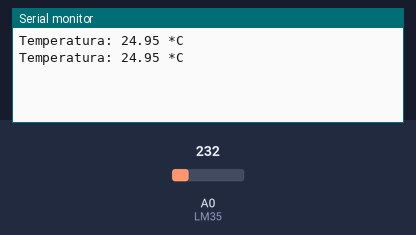
The sketch below on a simulated Arduino Uno, built with avr-gcc and run on an emulated ATmega328P. Parts: the last lines printed to the serial monitor. Inputs (shaded band) come from the test bench; at power-on: A0 (LM35) = 232.

Above: at 1.8 s.
1.9 s: A0 (LM35) set to 250
At 2.8 s:
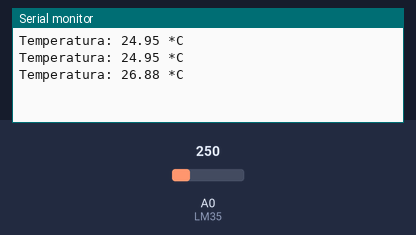
3.4 s: A0 (LM35) set to 266
At 4.8 s:
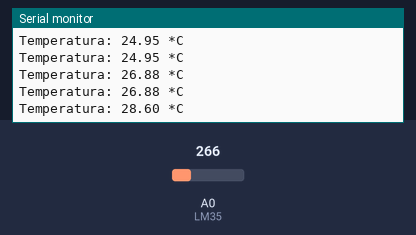
Timing chart, 0 to 6.4 s (numbered marks = the images above; inputs shaded):
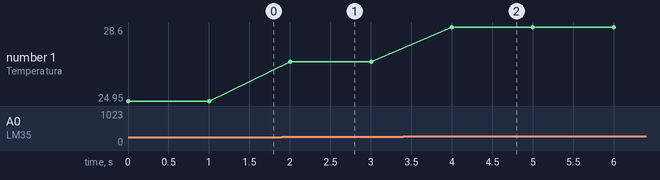

Measured:
- after the input at 1.9 s, the serial monitor: prints a new line after 0.10 s (image 1)
- after the input at 3.4 s, the serial monitor: prints a new line after 0.60 s (image 2)
- plotted number 1: 24.95 → 26.88 after the input at 1.9 s, 26.88 → 28.6 after the input at 3.4 s

The sketch:

SensorTemp.ino
```cpp
/***** MODULO 2 *****/

const int LM35 = 0;
float temperatura = 0;
int ADClido = 0;

void setup() {
  Serial.begin(9600);
  analogReference(INTERNAL);

}

void loop() {
  ADClido = analogRead(LM35);
  temperatura = ADClido * 0.1075268817;
  Serial.print("Temperatura: ");
  Serial.print(temperatura);
  Serial.println(" *C");
  delay(1000);
}
```
